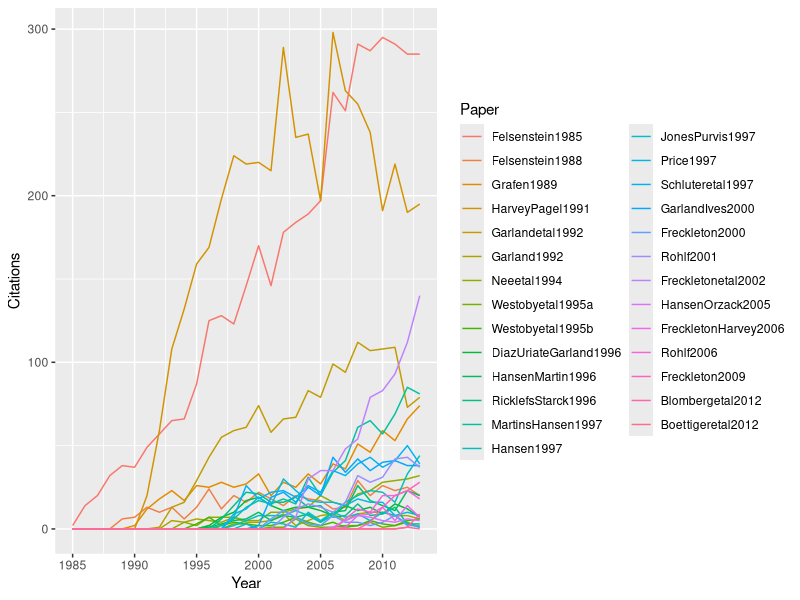

Source code (R):
library(ggplot2)
library(reshape)

ds <- read.csv("CitesThruTime.csv")

# Reshape the data so it's in long format
data_long <- melt(ds, id = "Year")

pdf("CitationsPerYear_AllPapers")

# Graph showing how citations change through time
# for key PCM papers
myplot <- ggplot(data = data_long,
                 aes(x = Year, y = value, colour = variable))
    
# Modifications to graph including legend, y-axis label etc.
myplot + 
geom_line() + 
guides(col = guide_legend(nrow = 14, title = "Paper"), size = 0.5) +
ylab("Citations")

dev.off()

# Need to limit to fewer papers to get a clearer graph
